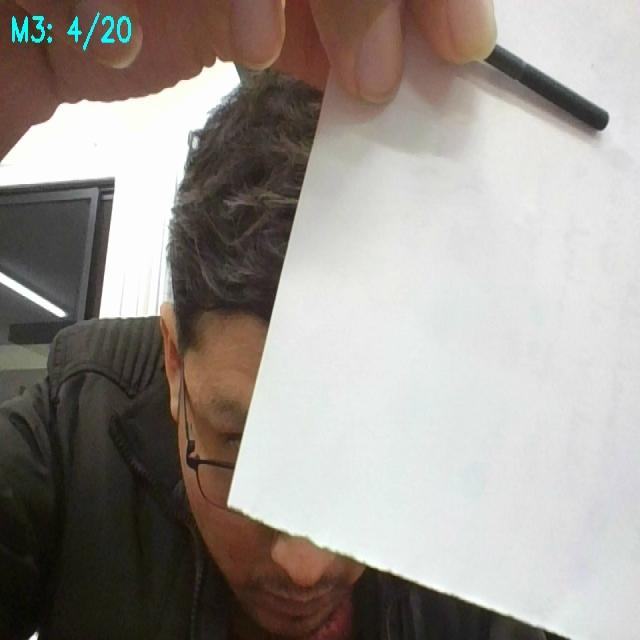
#> input picture test/images/M3_04_jpg.rf.c34db4e19dca04483725b58f41abf1cc.jpg, 640 x 640 px
$ python -i realtime_v2.py   (imports and definitions only)
#> lines starting #> are read from the running program, lines starting #| are printed output that depends on the picture; after the words box and inside, x2 and y2 are one past the last pixel; in counts of white or black regions, pixels touching at a corner belong together
#> further down, picture is the input picture: shape (640, 640, 3); mean B, G, R 143.8, 149.3, 155.5
from ultralytics import YOLO
import cv2
import numpy as np

# Cargar modelo
# [1 line that did not run here, left out]

# Iniciar webcam
# [1 line not run here, left out]

# Tamaño real del cuadro de referencia
cuadro_real_mm = 23.0

def detectar_cuadro_referencia(image):
    """Detecta un contorno cuadrado que se supone mide 23mm."""
    gray = cv2.cvtColor(image, cv2.COLOR_BGR2GRAY)
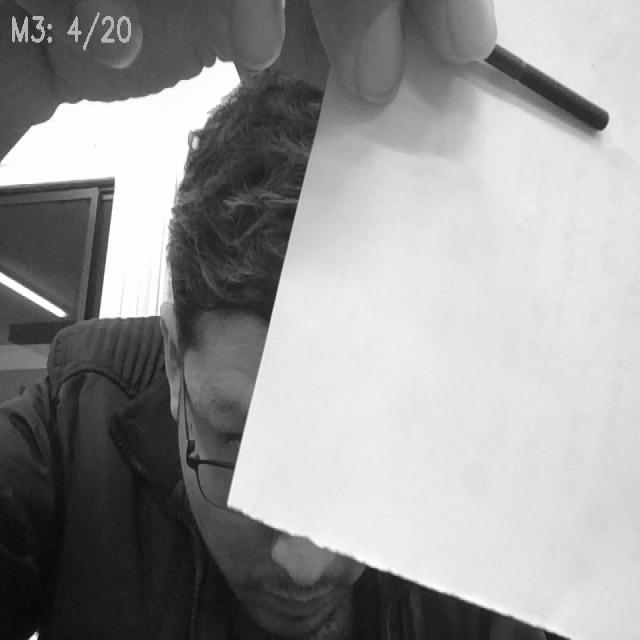
#> gray: shape (640, 640); min 6, max 255, mean 150.5
    _, thresh = cv2.threshold(gray, 80, 255, cv2.THRESH_BINARY_INV)
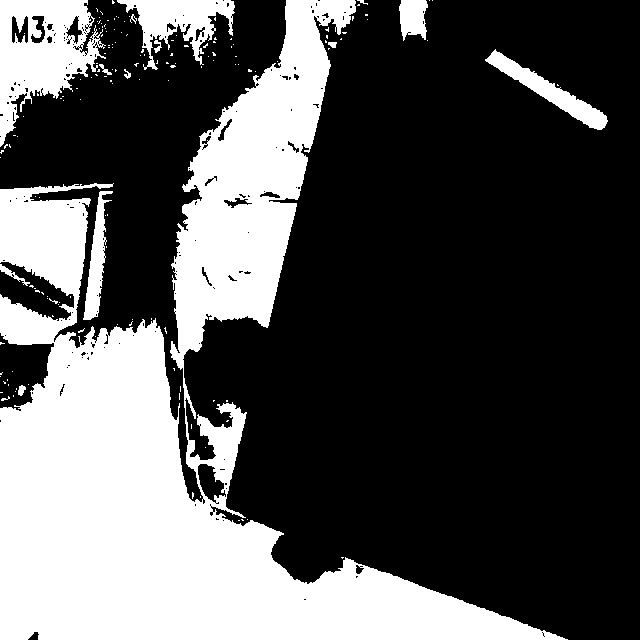
#> thresh: shape (640, 640); 33.2% white; 162 white regions (148 under 20 px)

    contornos, _ = cv2.findContours(thresh, cv2.RETR_EXTERNAL, cv2.CHAIN_APPROX_SIMPLE)
#> contornos = 161 contours, 149 with area under 20; largest, box (x1, y1, x2, y2) and area: (0, 0, 568, 640) 118044, (0, 0, 106, 147) 8574, (117, 0, 235, 70) 3326, (485, 49, 608, 130) 2078, (83, 191, 113, 320) 1372

    for cnt in contornos:
        approx = cv2.approxPolyDP(cnt, 0.02 * cv2.arcLength(cnt, True), True)
        if len(approx) == 4 and cv2.isContourConvex(approx):
            x, y, w, h = cv2.boundingRect(approx)
            aspecto = w / float(h)
            if 0.9 < aspecto < 1.1 and 20 < w < 200:
                return w  # ancho en píxeles
#> this loop made 161 passes
#> (cnt, approx, x, y, w, h, aspecto) on pass 9: ([[227, 420], [226, 421], [227, 421], [228, 420]], [[228, 420], [227, 420], [226, 421], [227, 421]], 226, 420, 3, 2, 1.5)
#> (approx, x, y, w, h, aspecto) on passes 4, 10, 43: ([[241, 519], [242, 520], [243, 520], [242, 519]], 241, 519, 3, 2, 1.5), ([[226, 400], [226, 401], [227, 401], [227, 400]], 226, 400, 2, 2, 1), ([[41, 292], [43, 294], [43, 293], [42, 292]], 41, 292, 3, 3, 1)
    return None

# [37 lines not run here, left out]

>>> import cv2
>>> picture = cv2.imread('test/images/M3_04_jpg.rf.c34db4e19dca04483725b58f41abf1cc.jpg')
>>> result = detectar_cuadro_referencia(picture)

$ run again, on test/images/M5_09_jpg.rf.58974b00f2188a98e4d9e69fbb636329.jpg
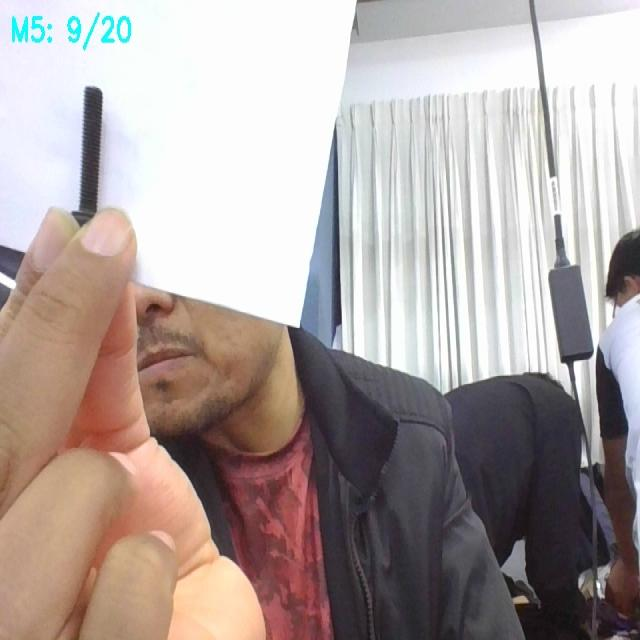
#> input picture test/images/M5_09_jpg.rf.58974b00f2188a98e4d9e69fbb636329.jpg, 640 x 640 px
#> picture is the input picture: shape (640, 640, 3); mean B, G, R 160.3, 163, 174.4
#> in detectar_cuadro_referencia, `gray = cv2.cvtColor(image, cv2.COLOR_BGR2GRAY)`:
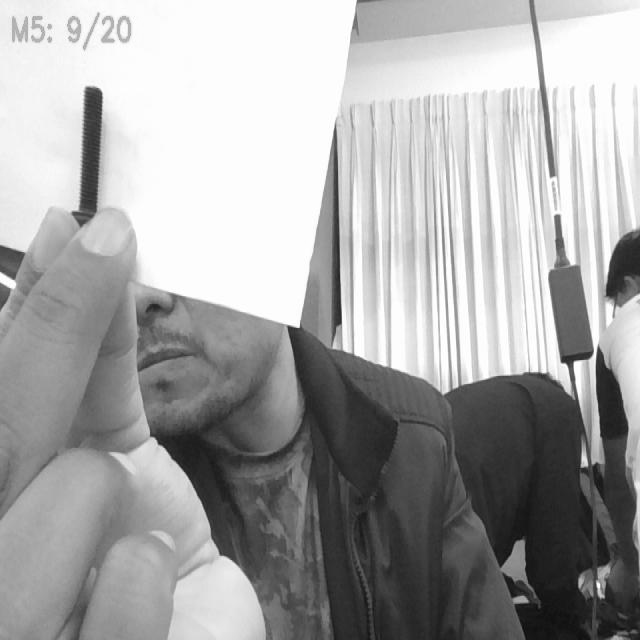
#> gray: shape (640, 640); min 11, max 255, mean 166.1
#> in detectar_cuadro_referencia, `_, thresh = cv2.threshold(gray, 80, 255, cv2.THRESH_BINARY_INV)`:
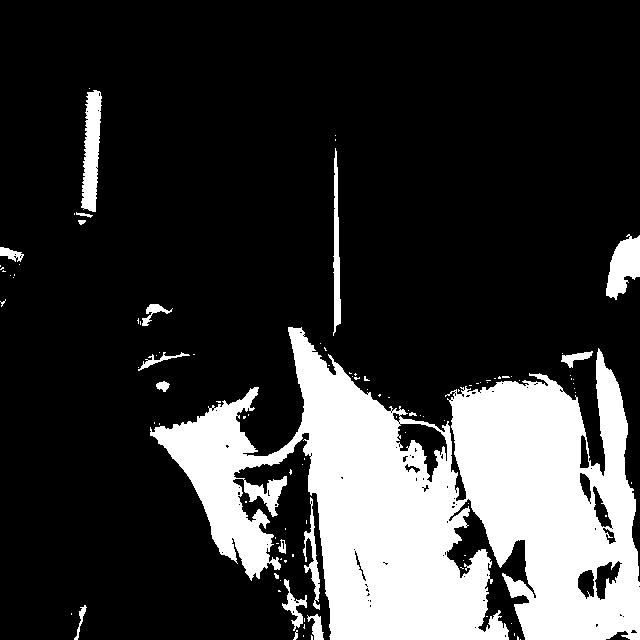
#> thresh: shape (640, 640); 21.7% white; 106 white regions (87 under 20 px)
#> contornos = 103 contours, 88 with area under 20; largest, box (x1, y1, x2, y2) and area: (150, 327, 640, 640) 83415, (81, 90, 102, 212) 1558, (606, 234, 640, 300) 1312, (333, 148, 341, 336) 710, (303, 497, 320, 610) 443
#> the loop in detectar_cuadro_referencia, `for cnt in contornos:` made 103 passes
#> (approx, x, y, w, h, aspecto) on passes 2, 3, 14, 23, 30: ([[517, 636], [517, 639], [518, 639], [518, 637]], 517, 636, 2, 4, 0.5), ([[311, 635], [311, 639], [312, 639], [312, 636]], 311, 635, 2, 5, 0.4), ([[278, 590], [278, 591], [280, 591], [279, 590]], 278, 590, 3, 2, 1.5), ([[292, 554], [292, 556], [293, 556], [293, 554]], 292, 554, 2, 3, 0.667), ([[245, 501], [245, 502], [246, 502], [246, 501]], 245, 501, 2, 2, 1)

$ run again, on test/images/foto_08_jpg.rf.e58ba0d15d03fd2fc8d5b07a0778b1cd.jpg
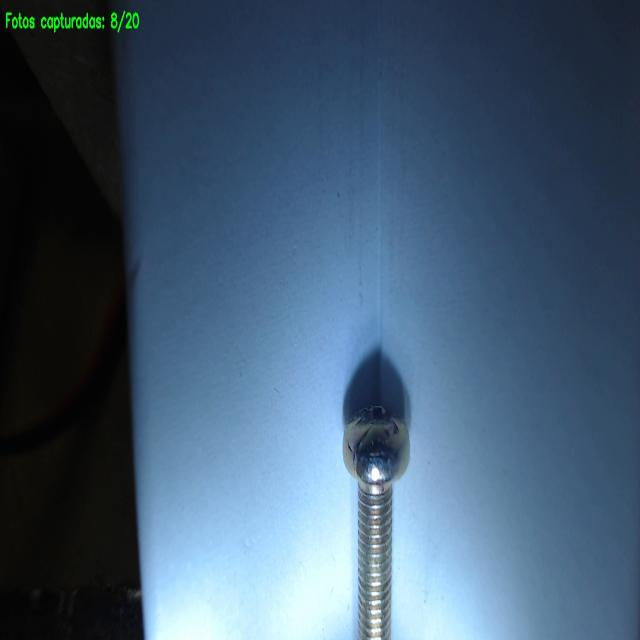
#> input picture test/images/foto_08_jpg.rf.e58ba0d15d03fd2fc8d5b07a0778b1cd.jpg, 640 x 640 px
#> picture is the input picture: shape (640, 640, 3); mean B, G, R 113.2, 90.7, 67
#> in detectar_cuadro_referencia, `gray = cv2.cvtColor(image, cv2.COLOR_BGR2GRAY)`:
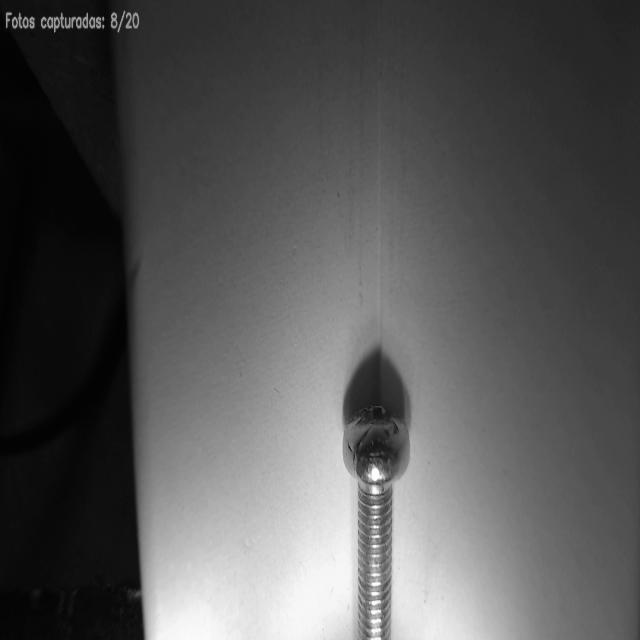
#> gray: shape (640, 640); min 1, max 255, mean 86.2
#> in detectar_cuadro_referencia, `_, thresh = cv2.threshold(gray, 80, 255, cv2.THRESH_BINARY_INV)`:
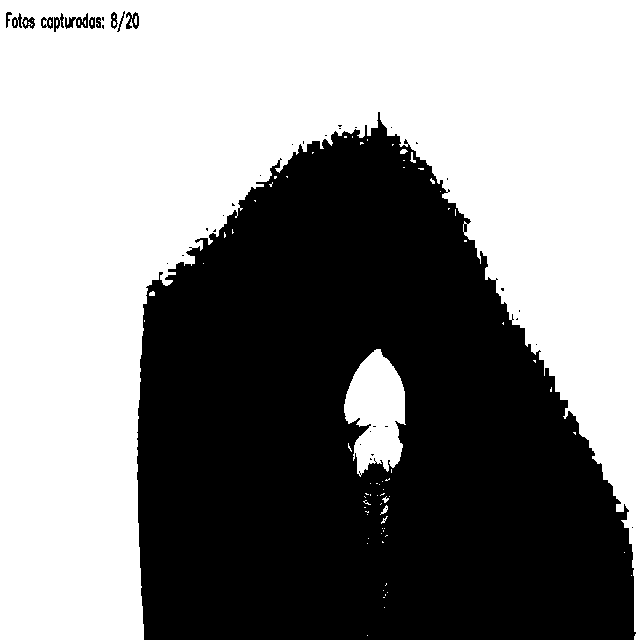
#> thresh: shape (640, 640); 54.5% white; 42 black regions (30 under 20 px)
#> contornos = 70 contours, 66 with area under 20; largest, box (x1, y1, x2, y2) and area: (0, 0, 640, 640) 216816, (344, 349, 406, 477) 5030, (380, 505, 388, 515) 21, (400, 149, 408, 154) 20
#> the loop in detectar_cuadro_referencia, `for cnt in contornos:` made 70 passes
#> (approx, x, y, w, h, aspecto) on pass 48: ([[464, 240], [464, 241], [466, 241], [466, 240]], 464, 240, 3, 2, 1.5)
